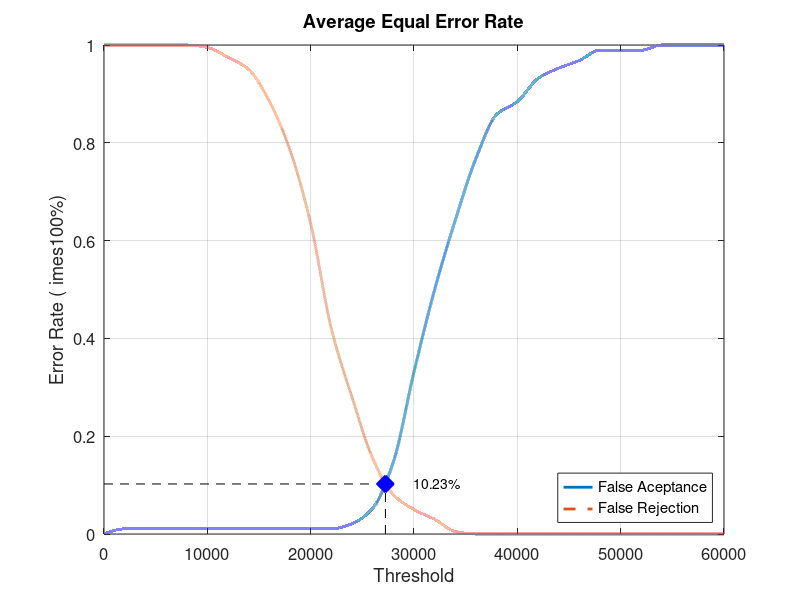
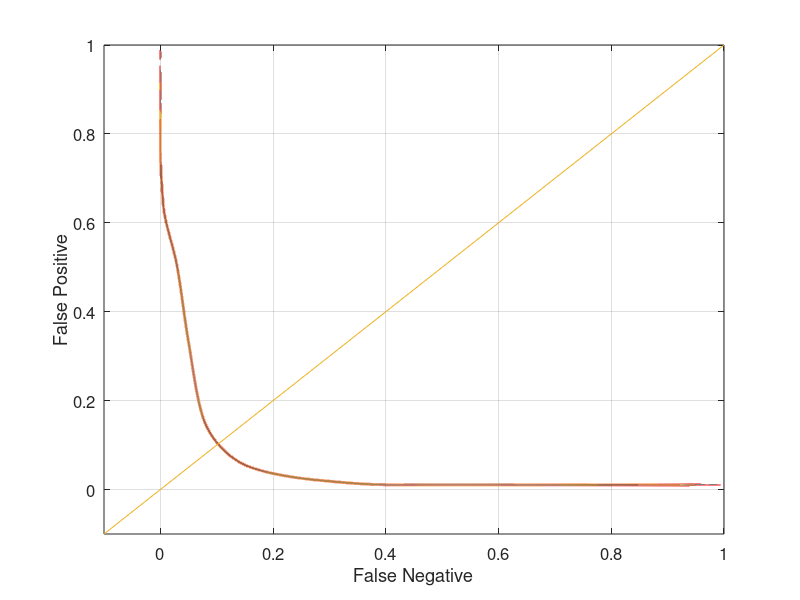

MATLAB code for these plots, in order:
close all;
clear;
clc;
x = 0:2000:60000;
xq = 0:0.5:60000;

y0 = [0 0.0105263 0.0105263 0.0105263 0.0105263 0.0105263 0.0105263 0.0105263 0.0105263 0.0105263 0.0105263 0.0105263 0.0210526 0.0526316 0.147368 0.331579 0.5 0.642105 0.768421 0.857895 0.884211 0.931579 0.952632 0.968421 0.989474 0.989474 0.989474 1 1 1 1]
yy0 = interp1(x, y0, xq, 'pchip');
y1 = [1 1 1 1 1 0.995 0.975 0.95 0.885 0.785 0.635 0.42 0.28 0.155 0.08 0.05 0.03 0.005 0 0 0 0 0 0 0 0 0 0 0 0 0]
yy1 = interp1(x, y1, xq, 'pchip');

% Calculating EER: 
y2 = abs(y0 - y1);
find(y2 == min(y2))
yy2 = abs(yy0 - yy1);
xEER = find(yy2 == min(yy2));
xEERIndex = xq(xEER) % X-axis EER
yEER = yy0(xEER) % Y-axis EER

main = figure
plot(xq, yy0,'-','LineWidth', 2);	hold on
plot(xq, yy1,'--','LineWidth', 2);	hold on
plot([xEERIndex xEERIndex], [0 yEER], 'k--');	hold on
plot([0 xEERIndex], [yEER yEER], 'k--');	hold on
plot(xEERIndex, yEER, 'bx', 'LineWidth', 10);	hold on
text(xEERIndex + 10 * xEERIndex / 100, yEER, [num2str(round((10000 * yEER)) / 100) '%'])
legend('False Aceptance', 'False Rejection', 'Location', 'SouthEast')
xlabel('Threshold')
ylabel('Error Rate (	imes100%)')
title('Average Equal Error Rate')
set(gca, 'FontSize', 12)
axis([0 60000 0 1])
grid on

print(main, 'Database3_2Main', '-dpng');
FNRxFPR = figure('Color', [1 1 1]);
plot(yy1, yy0, '-', yy1, yy0, 'LineWidth', 2);
hold on
y = -0.1:0.1:1
plot(y, y); 
set(gca, 'FontSize', 12)
xlabel('False Negative')
ylabel('False Positive')
axis([-0.1 1 -0.1 1])
set(gca, 'FontSize', 12)
grid on

print(FNRxFPR, 'Database3_2FNRxFPR','-dpng');
